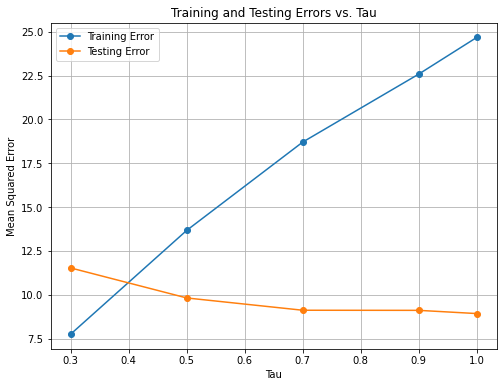

This chart was generated by the following Python code:
import numpy as np
from sklearn import linear_model
from sklearn.metrics import mean_squared_error
import pandas as pd
import matplotlib.pyplot as plt  # Import matplotlib for plotting

# Load the dataset
dataset = pd.read_csv("crime.csv")
data = np.loadtxt("crime.csv", delimiter=',', skiprows=1)
[n, p] = np.shape(data)
size = int(0.75 * n)
training_set = data[0:size, 0:]

# Define a list of tau values
taus = [0.3, 0.5, 0.7, 0.9, 1]

# Lists to store training and testing errors
training_errors = []
testing_errors = []

for tau in taus: # Iterate over the tau values
    num_train = int(tau * size) # Calculate the number of training samples based on tau
    
    # Split data into training set and testing set
    sample_train = training_set[0:num_train, 0:-1]
    sample_test = data[size:, 0:-1]
    label_train = training_set[0:num_train, -1]
    label_test = data[size:, -1]
    
    # Train the linear regression model
    model = linear_model.LinearRegression()
    model.fit(sample_train, label_train)
    
    # Predict labels for training and testing sets
    label_train_pred = model.predict(sample_train)
    label_test_pred = model.predict(sample_test)
    
    # Calculate the training error
    a = (label_train - label_train_pred) ** 2
    weights = np.eye(len(a))
    final_value1 = np.sum(weights * a)
    training_errors.append(final_value1)
    print("Training Error (tau = {}): {:.2f}".format(tau, final_value1))

    # Calculate the testing error
    b = (label_test - label_test_pred) ** 2
    weights1 = np.eye(len(b))
    final_value2 = np.sum(weights1 * b)
    testing_errors.append(final_value2)
    print("Testing Error (tau = {}): {:.2f}".format(tau, final_value2))


# Plotting the training and testing errors
plt.figure(figsize=(8, 6))
plt.plot(taus, training_errors, marker='o', label='Training Error')
plt.plot(taus, testing_errors, marker='o', label='Testing Error')
plt.xlabel('Tau')
plt.ylabel('Mean Squared Error')
plt.title('Training and Testing Errors vs. Tau')
plt.legend()
plt.grid(True)
plt.show()
    
    
